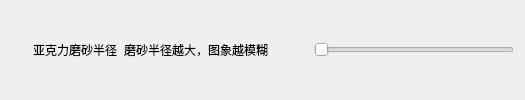
             <widget class="QWidget" name="widget_5_12" native="true">
              <property name="styleSheet">
               <string notr="true"/>
              </property>
              <layout class="QHBoxLayout" name="horizontalLayout_48">
               <item>
                <widget class="IconWidget" name="icon_ykl" native="true">
                 <property name="sizePolicy">
                  <sizepolicy hsizetype="Fixed" vsizetype="Fixed">
                   <horstretch>0</horstretch>
                   <verstretch>0</verstretch>
                  </sizepolicy>
                 </property>
                 <property name="minimumSize">
                  <size>
                   <width>16</width>
                   <height>16</height>
                  </size>
                 </property>
                </widget>
               </item>
               <item>
                <widget class="StrongBodyLabel" name="label_34">
                 <property name="sizePolicy">
                  <sizepolicy hsizetype="Fixed" vsizetype="Preferred">
                   <horstretch>0</horstretch>
                   <verstretch>0</verstretch>
                  </sizepolicy>
                 </property>
                 <property name="text">
                  <string>亚克力磨砂半径</string>
                 </property>
                </widget>
               </item>
               <item>
                <widget class="CaptionLabel" name="label_35">
                 <property name="sizePolicy">
                  <sizepolicy hsizetype="Fixed" vsizetype="Preferred">
                   <horstretch>0</horstretch>
                   <verstretch>0</verstretch>
                  </sizepolicy>
                 </property>
                 <property name="text">
                  <string>磨砂半径越大，图象越模糊</string>
                 </property>
                </widget>
               </item>
               <item>
                <spacer name="horizontalSpacer_19">
                 <property name="orientation">
                  <enum>Qt::Horizontal</enum>
                 </property>
                 <property name="sizeHint" stdset="0">
                  <size>
                   <width>40</width>
                   <height>20</height>
                  </size>
                 </property>
                </spacer>
               </item>
               <item>
                <widget class="Slider" name="horizontalSlider">
                 <property name="sizePolicy">
                  <sizepolicy hsizetype="Fixed" vsizetype="Expanding">
                   <horstretch>0</horstretch>
                   <verstretch>0</verstretch>
                  </sizepolicy>
                 </property>
                 <property name="minimumSize">
                  <size>
                   <width>200</width>
                   <height>0</height>
                  </size>
                 </property>
                 <property name="orientation">
                  <enum>Qt::Horizontal</enum>
                 </property>
                </widget>
               </item>
              </layout>
             </widget>
